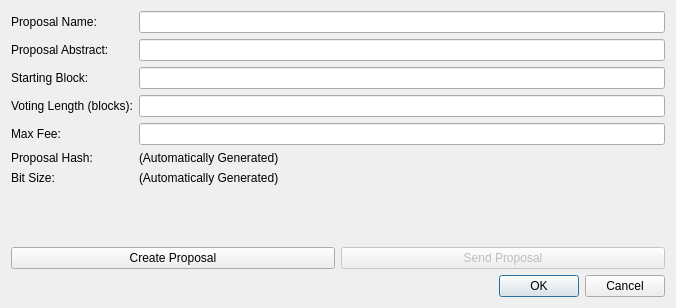
<?xml version="1.0" encoding="UTF-8"?>
<ui version="4.0">
 <class>CreateProposalDialog</class>
 <widget class="QDialog" name="CreateProposalDialog">
  <property name="geometry">
   <rect>
    <x>0</x>
    <y>0</y>
    <width>676</width>
    <height>308</height>
   </rect>
  </property>
  <property name="windowTitle">
   <string>Proposal Creation</string>
  </property>
  <layout class="QVBoxLayout" name="verticalLayout">
   <item>
    <layout class="QFormLayout" name="formLayout">
     <item row="0" column="0">
      <widget class="QLabel" name="label_ProposalName">
       <property name="text">
        <string>Proposal Name:</string>
       </property>
      </widget>
     </item>
     <item row="0" column="1">
      <widget class="QLineEdit" name="lineEdit_Name"/>
     </item>
     <item row="1" column="0">
      <widget class="QLabel" name="label_Abstract">
       <property name="text">
        <string>Proposal Abstract:</string>
       </property>
      </widget>
     </item>
     <item row="1" column="1">
      <widget class="QLineEdit" name="lineEdit_Abstract"/>
     </item>
     <item row="2" column="0">
      <widget class="QLabel" name="label_StartBlock">
       <property name="text">
        <string>Starting Block:</string>
       </property>
      </widget>
     </item>
     <item row="2" column="1">
      <widget class="QLineEdit" name="lineEdit_StartBlock"/>
     </item>
     <item row="3" column="0">
      <widget class="QLabel" name="label_Length">
       <property name="text">
        <string>Voting Length (blocks):</string>
       </property>
      </widget>
     </item>
     <item row="3" column="1">
      <widget class="QLineEdit" name="lineEdit_Length"/>
     </item>
     <item row="4" column="0">
      <widget class="QLabel" name="label">
       <property name="text">
        <string>Max Fee:</string>
       </property>
      </widget>
     </item>
     <item row="4" column="1">
      <widget class="QLineEdit" name="lineEdit"/>
     </item>
     <item row="7" column="0">
      <widget class="QLabel" name="label_Hash">
       <property name="text">
        <string>Proposal Hash:</string>
       </property>
      </widget>
     </item>
     <item row="7" column="1">
      <widget class="QLabel" name="label_Hash_result">
       <property name="text">
        <string>(Automatically Generated)</string>
       </property>
      </widget>
     </item>
     <item row="8" column="0">
      <widget class="QLabel" name="label_Size">
       <property name="text">
        <string>Bit Size:</string>
       </property>
      </widget>
     </item>
     <item row="8" column="1">
      <widget class="QLabel" name="label_Size_result">
       <property name="text">
        <string>(Automatically Generated)</string>
       </property>
      </widget>
     </item>
    </layout>
   </item>
   <item>
    <layout class="QHBoxLayout" name="horizontalLayout_3">
     <item>
      <widget class="QPushButton" name="button_CreateProposal">
       <property name="text">
        <string>Create Proposal</string>
       </property>
      </widget>
     </item>
     <item>
      <widget class="QPushButton" name="button_SendProposal">
       <property name="enabled">
        <bool>false</bool>
       </property>
       <property name="text">
        <string>Send Proposal</string>
       </property>
      </widget>
     </item>
    </layout>
   </item>
   <item>
    <widget class="QDialogButtonBox" name="buttonBox">
     <property name="orientation">
      <enum>Qt::Horizontal</enum>
     </property>
     <property name="standardButtons">
      <set>QDialogButtonBox::Cancel|QDialogButtonBox::Ok</set>
     </property>
    </widget>
   </item>
  </layout>
 </widget>
 <resources/>
 <connections>
  <connection>
   <sender>buttonBox</sender>
   <signal>accepted()</signal>
   <receiver>CreateProposalDialog</receiver>
   <slot>accept()</slot>
   <hints>
    <hint type="sourcelabel">
     <x>248</x>
     <y>254</y>
    </hint>
    <hint type="destinationlabel">
     <x>157</x>
     <y>274</y>
    </hint>
   </hints>
  </connection>
  <connection>
   <sender>buttonBox</sender>
   <signal>rejected()</signal>
   <receiver>CreateProposalDialog</receiver>
   <slot>reject()</slot>
   <hints>
    <hint type="sourcelabel">
     <x>316</x>
     <y>260</y>
    </hint>
    <hint type="destinationlabel">
     <x>286</x>
     <y>274</y>
    </hint>
   </hints>
  </connection>
 </connections>
</ui>
